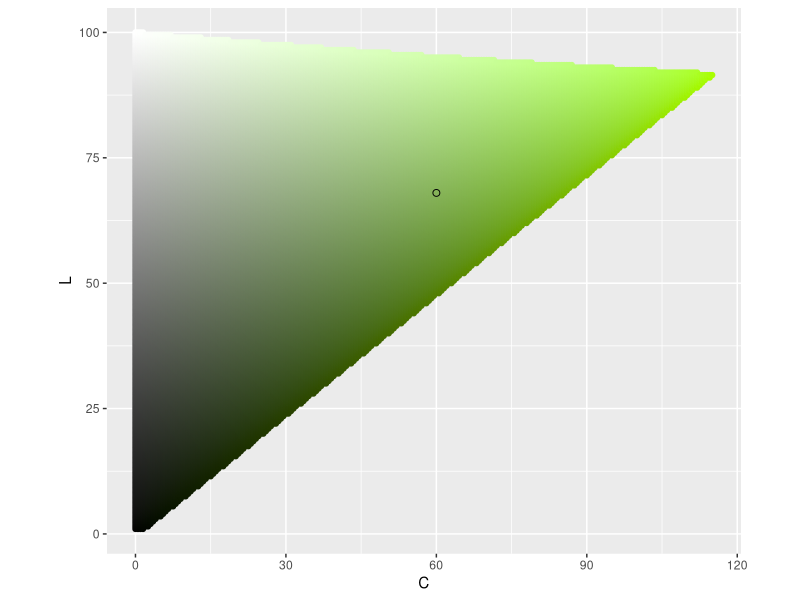
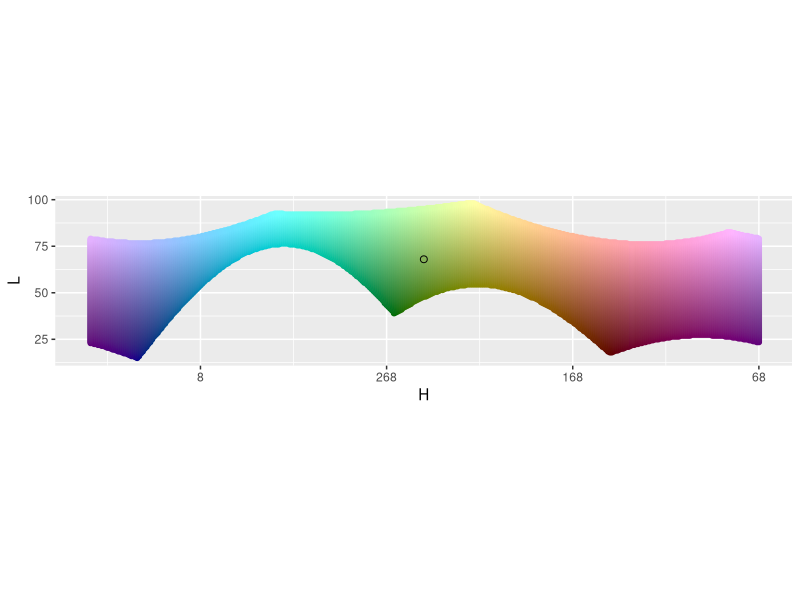
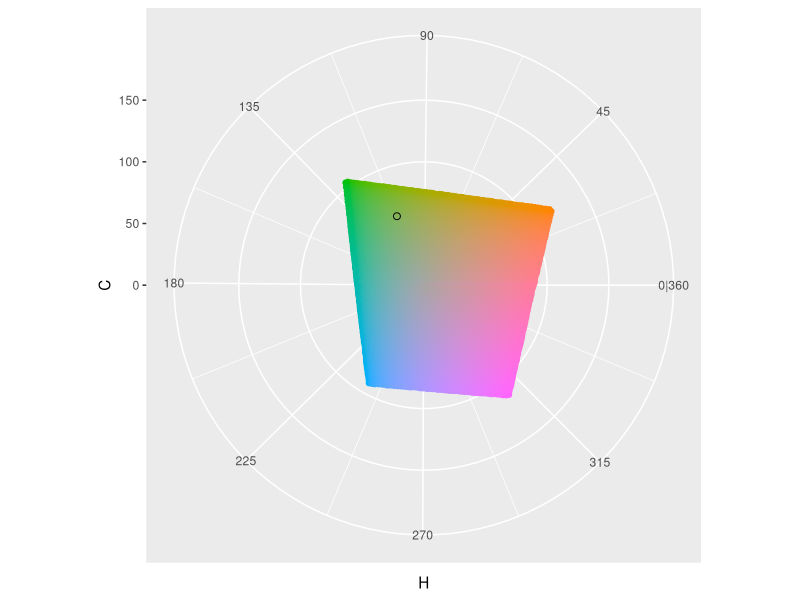
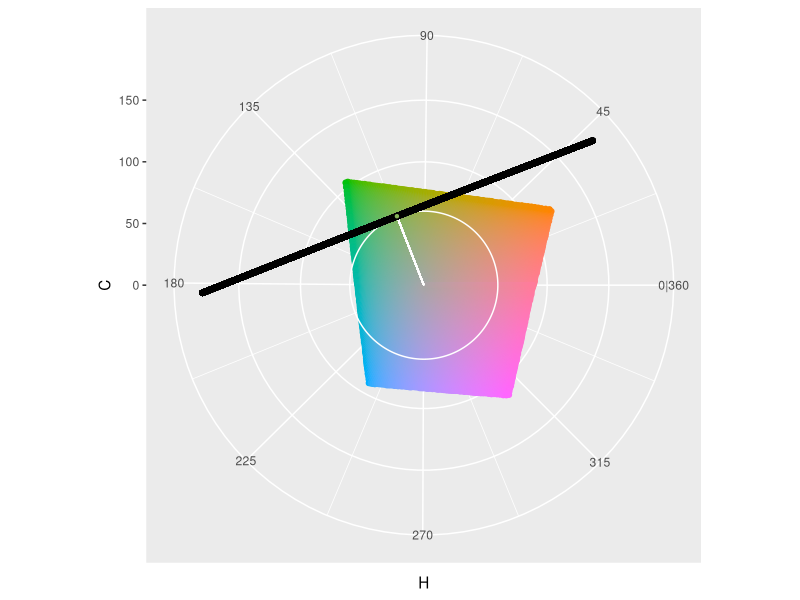
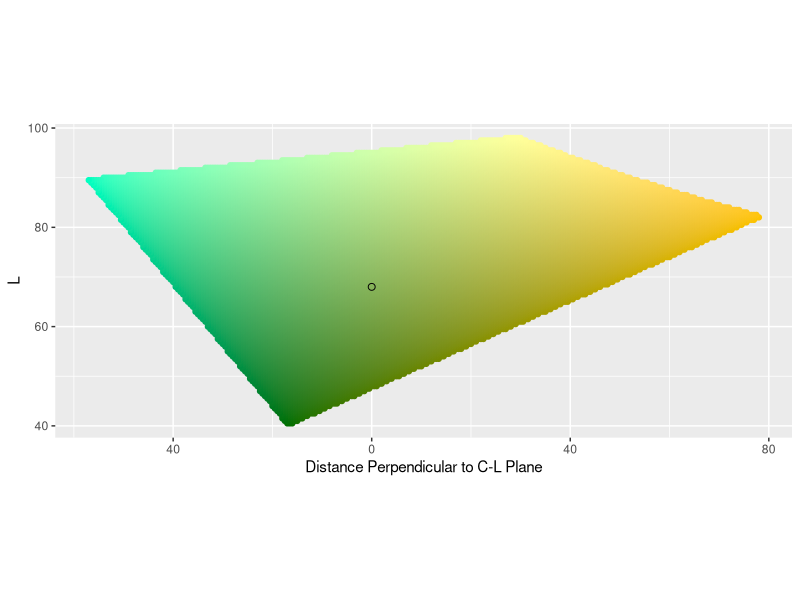
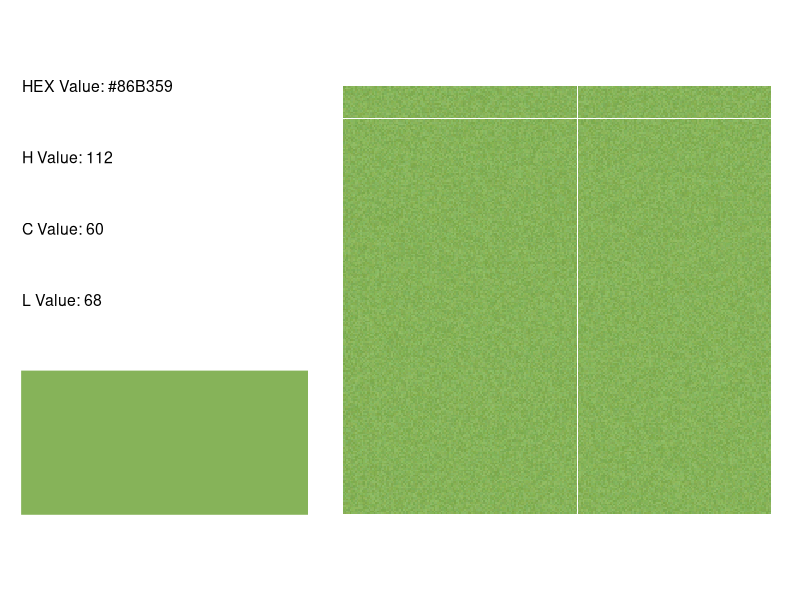
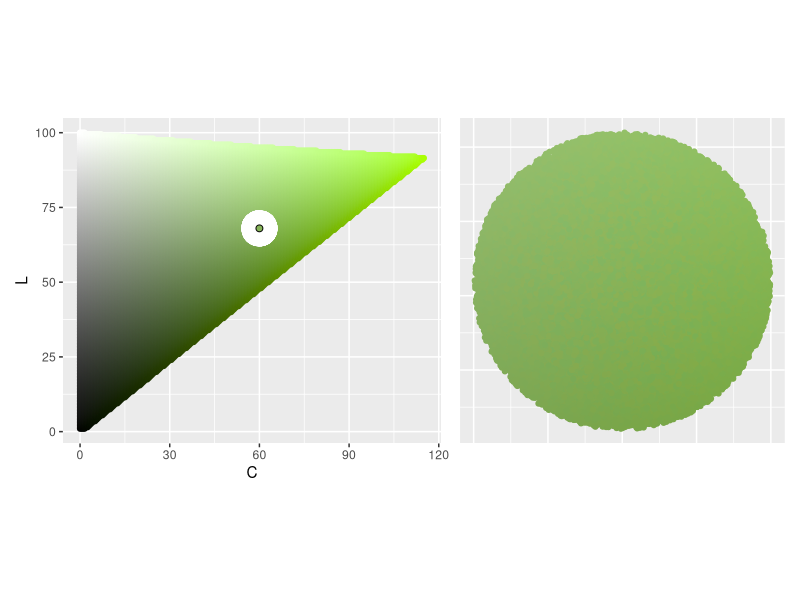
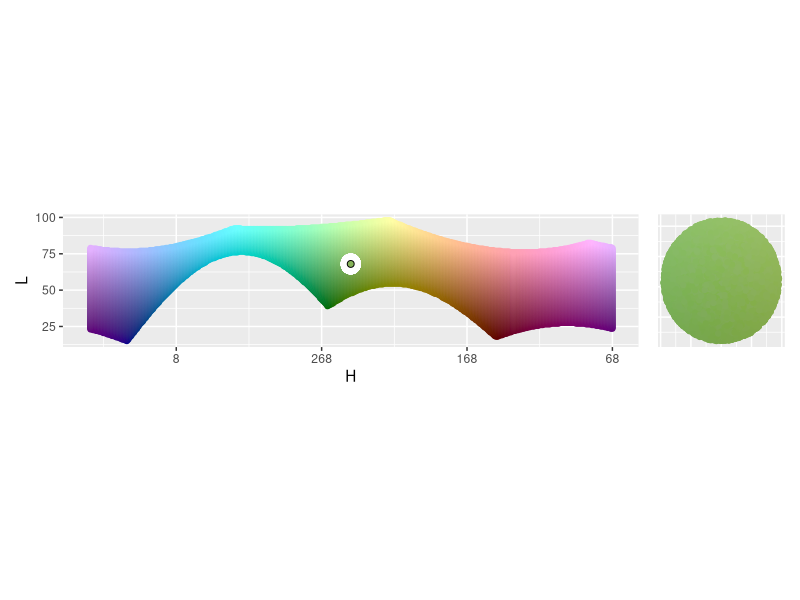

Here is the R script that generated these plots, in order:
## ---- chunk 1
##---------
# Libraries
##---------
library(tidyverse)
library(patchwork)
library(colorspace)
## ---- chunk 2
##------------
# Pick a color
##------------
H_point <- 112
C_point <- 60
L_point <- 68

color_hex <- hcl(H_point, 
                 C_point,
                 L_point,
                 fixup = FALSE)

color_points <- data.frame(x = C_point * cos(H_point * pi/180),
                           y = C_point * sin(H_point * pi/180),
                           z = L_point,
                           H = H_point,
                           C = C_point,
                           L = L_point,
                           color_value = color_hex,
                           perpendicular_from_C_L = 0,
                           parallel_along_C_L = 0,
                           row_value = 0,
                           col_value = 0)
## ---- chunk 3
##--------------------------------
# See color in H, C, L color space 
##--------------------------------
# C-L Plane ----
get_C_L_plane <- function(H_point) {
  expand_grid(H = H_point,
              C = seq(0, 180, .5),
              L = seq(1, 100, .5)) %>%
    mutate(color_value = hcl(H, C, L, fixup = FALSE)) %>%
    filter(!is.na(color_value))
}
C_L_plane <- get_C_L_plane(H_point)

graph_C_L_plane <- function(C_L_plane, color_points, color_hex) {
  ggplot() +
    geom_point(data = C_L_plane,
               aes(C, L, color = color_value, fill = color_value)) +
    geom_point(data = color_points,
               aes(C, L, color = "white", fill = "white")) +
    scale_x_continuous(labels = abs) +
    scale_color_identity() +
    scale_fill_identity() +
    geom_point(aes(x = C_point,
                   y = L_point),
               color = 'black',
               fill = color_hex,
               shape = 21,
               size = 2) +
    coord_equal()
}
graph_C_L_plane(C_L_plane, color_points, color_hex)
## ---- chunk 4
#| code-fold: true
#| code-summary: "[H-L Curve Code]"

# H-L Curve ----
get_H_L_curve <- function(C_point) {
  expand_grid(H = seq(1, 360, 1),
              C = C_point,
              L = seq(1, 100, .5)) %>%
    mutate(color_value = hcl(H, C, L, fixup = FALSE)) %>%
    filter(!is.na(color_value))
}
H_L_curve <- get_H_L_curve(C_point)

label_H_center <- function(H_point, ...) {
  function(x) {(x + (180 - H_point)) %% 360}
}

graph_H_L_curve <- function(H_L_curve, color_points, color_hex, H_point) {
  ggplot() +
    geom_point(data = H_L_curve,
               aes((H + (180 - H_point)) %% 360, L, 
                   color = color_value, fill = color_value)) +
    geom_point(data = color_points,
               aes((H + (180 - H_point)) %% 360, L, 
                   color = "white", fill = "white")) +
    scale_color_identity() +
    scale_fill_identity() +
    geom_point(aes(x = 180, # Because we rotated points to not drop over edge
                   y = L_point),
               color = 'black',
               fill = color_hex,
               shape = 21,
               size = 2) +
    scale_x_reverse('H', # Like you're standing on the inside
                    labels = label_H_center(H_point = H_point),
                    limits = c(360, 0)) +
    coord_equal()
}
graph_H_L_curve(H_L_curve, color_points, color_hex, H_point)
## ---- chunk 5
#| code-fold: true
#| code-summary: "[H-C Plane Code]"

# H-C plane ----
get_H_C_plane <- function(L_point){
  expand_grid(H = seq(1, 360, 1),
              C = seq(0, 180, .5),
              L = L_point) %>%
    mutate(color_value = hcl(H, C, L, fixup = FALSE)) %>%
    filter(!is.na(color_value))
}
H_C_plane <- get_H_C_plane(L_point)

graph_H_C_plane <- function(H_C_plane, color_points, color_hex) {
  ggplot() +
    geom_point(data = H_C_plane,
               aes(H, C, color = color_value, fill = color_value)) +
    geom_point(data = color_points,
               aes(H, C, color = "white", fill = "white")) +
    scale_color_identity() +
    scale_fill_identity() +
    scale_x_continuous(breaks = seq(45, 360, 45),
                       minor_breaks = seq(0, 315, 45) + 45/2,
                       labels = c('45', '90', '135', '180', 
                                  '225', '270', '315', '0|360')) +
    scale_y_continuous(limits = c(0, 180)) +
    geom_point(aes(x = H_point,
                   y = C_point),
               color = 'black',
               fill = color_hex,
               shape = 21,
               size = 2) +
    coord_polar(start = 270 * pi / 180,
                direction = -1)
}
graph_H_C_plane(H_C_plane, color_points, color_hex)
## ---- chunk 6
#| code-fold: true
#| code-summary: "[C Tangent Plane Setup Code]"

# C tangent plane ----
C_circle <- data.frame(H = seq(1, 360),
                       C = C_point,
                       color_value = "white")
C_tangent_plane <- expand_grid(x = C_point, # Plane perpendicular to H at C
                       perpendicular_from_C_L = 
                         seq(-sqrt(180^2 - C_point^2), sqrt(180^2 - C_point^2)),
                       L = seq(1, 100, 1)) %>%
  mutate(x_rotate = x * cos(H_point * pi/180) -  # rotate
           perpendicular_from_C_L * sin(H_point * pi/180),
         y_rotate = x * sin(H_point * pi/180) + 
           perpendicular_from_C_L * cos(H_point * pi/180)) %>%
  mutate(x = x_rotate,
         y = y_rotate) %>%
  select(-x_rotate, -y_rotate)  %>%
  mutate(H = (atan2(y, x) * 180/pi) %% 360,
         C = sqrt(x^2 + y^2)) %>%
  mutate(color_value = "white")
ggplot(data = H_C_plane,
       aes(H, C, color = color_value, fill = color_value)) +
  geom_point() +
  scale_color_identity() +
  scale_fill_identity() +
  scale_x_continuous(breaks = seq(45, 360, 45),
                     minor_breaks = seq(0, 315, 45) + 45/2,
                     labels = c('45', '90', '135', '180', 
                                '225', '270', '315', '0|360')) +
  scale_y_continuous(limits = c(0, 180)) +
  geom_path(data = C_circle) +
  geom_segment(x = H_point,
               y = 0,
               xend = H_point,
               yend = C_point,
               col = "white") +
  geom_point(data = C_tangent_plane, col = "black") +
  geom_point(x = H_point,
             y = C_point,
             color = 'black',
             fill = color_hex,
             shape = 21) +
  coord_polar(start = 270 * pi / 180,
              direction = -1)
## ---- chunk 7
#| code-fold: true
#| code-summary: "[C Tangent Plane Code]"

get_C_tangent_plane <- function(H_point, C_point) {
  expand_grid(x = C_point, # Plane perpendicular to H at C
              perpendicular_from_C_L = seq(-180, 180, .5),
              L = seq(1, 100, .5)) %>%
    mutate(x_rotate = x * cos(H_point * pi/180) -  # rotate
             perpendicular_from_C_L * sin(H_point * pi/180),
           y_rotate = x * sin(H_point * pi/180) + 
             perpendicular_from_C_L * cos(H_point * pi/180)) %>%
    mutate(x = x_rotate,
           y = y_rotate) %>%
    select(-x_rotate, -y_rotate)  %>%
    mutate(H = (atan2(y, x) * 180/pi) %% 360,
           C = sqrt(x^2 + y^2)) %>%
    mutate(color_value = hcl(H, C, L, fixup = FALSE)) %>%
    filter(!is.na(color_value))
}
C_tangent_plane <- get_C_tangent_plane(H_point, C_point)

graph_C_tangent_plane <- function(C_tangent_plane, color_points, color_hex) {
  ggplot() +
    geom_point(data = C_tangent_plane,
               aes(perpendicular_from_C_L, L, 
                   color = color_value, fill = color_value)) +
    geom_point(data = color_points,
               aes(perpendicular_from_C_L, L, 
                   color = "white", fill = "white")) +
    scale_color_identity() +
    scale_fill_identity() +
    scale_x_reverse("Distance Perpendicular to C-L Plane",
                    labels = abs) +
    geom_point(aes(x = 0,
                   y = L_point),
               color = 'black',
               fill = color_hex,
               shape = 21,
               size = 2) +
    coord_equal()
}
graph_C_tangent_plane(C_tangent_plane, color_points, color_hex)
## ---- chunk 8
##------
# Sphere
##------
radius <- 5
n_points <- 250^2

color_points <- data.frame(x = rnorm(n = n_points),
                           y = rnorm(n = n_points),
                           z = rnorm(n = n_points),
                           U = runif(n = n_points)^(1/3)) %>%
  mutate(normalize = sqrt(x^2 + y^2 + z^2)) %>%
  mutate(x = x * U / normalize,
         y = y * U / normalize,
         z = z * U / normalize) %>%
  select(-U, -normalize) %>% # have random points in a sphere here
  mutate(x = x * radius, # stretch
         y = y * radius,
         z = z * radius) %>%
  mutate(x = x + C_point * cos(H_point * pi/180), # move
         y = y + C_point * sin(H_point * pi/180),
         z = z + L_point) %>%
  mutate(H = (atan2(y, x) * 180/pi) %% 360,
         C = sqrt(x^2 + y^2),
         L = z) %>%
  mutate(color_value = hcl(H, C, L, fixup = FALSE)) %>%
  mutate(perpendicular_from_C_L = x * sin(-H_point * pi/180) + 
           y * cos(-H_point * pi/180),
         parallel_along_C_L = x * cos(-H_point * pi/180) - 
           y * sin(-H_point * pi/180)) %>%
  mutate(row_value = sample(row_number(), n()),
         col_value = ceiling(row_value / sqrt(n_points))) %>%
  mutate(row_value = (row_value %% sqrt(n_points)) + 1)
## ---- chunk 9
#| code-fold: true
#| code-summary: "[Sphere Info Code]"

graph_info <- function(H_point, C_point, L_point) {
  color_hex <- hcl(H_point, 
                   C_point,
                   L_point,
                   fixup = FALSE)
  
  ggplot() +
    geom_rect(aes(xmin = 0, xmax = 1,
                  ymin = 0, ymax = .5), col = color_hex, fill = color_hex) +
    geom_text(data = data.frame(x = 0,
                                y = seq(1.5, .75, -.25),
                                label = c(paste("HEX Value:", color_hex), 
                                          paste("H Value:", H_point),
                                          paste("C Value:", C_point),
                                          paste("L Value:", L_point))),
              aes(x, y, label = label), hjust = 0, size = 4) +
    coord_equal() +
    theme_void()
}

graph_sample <- function(color_points) {
  ggplot(data = color_points,
         aes(x = row_value,
             y = col_value,
             fill = color_value)) +
    geom_tile() +
    coord_equal() +
    scale_fill_identity() +
    theme_void()
}

p1 <- graph_info(H_point, C_point, L_point)
p2 <- graph_sample(color_points)
p1 + p2
## ---- chunk 10
#| code-fold: true
#| code-summary: "[C-L Plane Code]"

graph_C_L <- function(color_points) {
  ggplot(data = color_points, aes(C, L, col = color_value, fill = color_value)) +
    geom_point() +
    scale_color_identity() +
    scale_fill_identity() +
    coord_equal() +
    theme(axis.line=element_blank(), axis.text.x=element_blank(),
          axis.text.y=element_blank(), axis.ticks=element_blank(),
          axis.title.x=element_blank(), axis.title.y=element_blank())
}

p1 <- graph_C_L_plane(C_L_plane, color_points, color_hex)
p2 <- graph_C_L(color_points)
p1 + p2
## ---- chunk 11
#| code-fold: true
#| code-summary: "[H-L Curve Code]"

graph_H_L <- function(color_points, H_point) {
  ggplot(data = color_points, aes((H + (180 - H_point)) %% 360, L, 
                                  col = color_value, fill = color_value)) +
    geom_point() +
    scale_color_identity() +
    scale_fill_identity() +
    scale_x_reverse() +
    coord_equal() +
    theme(axis.line=element_blank(), axis.text.x=element_blank(),
          axis.text.y=element_blank(), axis.ticks=element_blank(),
          axis.title.x=element_blank(), axis.title.y=element_blank())
}

p1 <- graph_H_L_curve(H_L_curve, color_points, color_hex, H_point)
p2 <- graph_H_L(color_points, H_point)
p1 + p2
## ---- chunk 12
#| code-fold: true
#| code-summary: "[C Tangent Plane Code]"

graph_perpendicular_from_C_L <- function(color_points) {
  ggplot(data = color_points, aes(perpendicular_from_C_L, L, 
                                  color = color_value, fill = color_value)) +
    geom_point() +
    scale_color_identity() +
    scale_fill_identity()  +
    scale_x_reverse() +
    coord_equal() +
    theme(axis.line=element_blank(), axis.text.x=element_blank(),
          axis.text.y=element_blank(), axis.ticks=element_blank(),
          axis.title.x=element_blank(), axis.title.y=element_blank())
}

p1 <- graph_C_tangent_plane(C_tangent_plane, color_points, color_hex)
p2 <- graph_perpendicular_from_C_L(color_points)
p1 + p2
## ---- chunk 13
#| code-fold: true
#| code-summary: "[H-C Plane Code]"

graph_x_y <- function(color_points, H_point) {
  ggplot(data = color_points, aes(x, y, 
                                  col = color_value, fill = color_value)) +
    geom_abline(slope = c(tan(-67.5 * pi/180), 
                          tan(-45 * pi/180), 
                          tan(-22.5 * pi/180),
                          0, 
                          100000,
                          tan(22.5 * pi/180), 
                          tan(45 * pi/180), 
                          tan(67.5 * pi/180)), 
                intercept = 0,
                color = "white") +
    geom_abline(slope = tan(H_point * pi/180), 
                intercept = 0,
                color = "black") +
    geom_point() +
    scale_color_identity() +
    scale_fill_identity() +
    coord_equal() +
    theme(axis.line=element_blank(), axis.text.x=element_blank(),
          axis.text.y=element_blank(), axis.ticks=element_blank(),
          axis.title.x=element_blank(), axis.title.y=element_blank(),
          panel.grid.major=element_blank(), panel.grid.minor=element_blank())
}

p1 <- graph_H_C_plane(H_C_plane, color_points, color_hex)
p2 <- graph_x_y(color_points, H_point)
p1 + p2
## ---- chunk 14
##-------
# Ellipse
##-------
H_radius <- 2.5
C_radius <- 5
L_radius <- 10

color_points <- data.frame(x = rnorm(n = n_points),
                           y = rnorm(n = n_points),
                           z = rnorm(n = n_points),
                           U = runif(n = n_points)^(1/3)) %>%
  mutate(normalize = sqrt(x^2 + y^2 + z^2)) %>%
  mutate(x = x * U / normalize,
         y = y * U / normalize,
         z = z * U / normalize) %>%
  select(-U, -normalize) %>% # have random points in a sphere here
  mutate(x = x * C_radius, # stretch
         y = y * H_radius,
         z = z * L_radius) %>%
  mutate(x_turn = x * cos(H_point * pi/180) - 
           y * sin(H_point * pi/180), # rotate
         y_turn = x * sin(H_point * pi/180) + 
           y * cos(H_point * pi/180)) %>%
  mutate(x = x_turn,
         y = y_turn) %>%
  select(-x_turn, -y_turn) %>%
  mutate(x = x + C_point * cos(H_point * pi/180), # move
         y = y + C_point * sin(H_point * pi/180),
         z = z + L_point) %>%
  mutate(H = (atan2(y, x) * 180/pi) %% 360,
         C = sqrt(x^2 + y^2),
         L = z) %>%
  filter(L >= 0 & L <= 100 & C >= 0) %>%
  mutate(color_value = hcl(H, C, L, fixup = FALSE)) %>%
  mutate(perpendicular_from_C_L = x * sin(-H_point * pi/180) + 
           y * cos(-H_point * pi/180),
         parallel_along_C_L = x * cos(-H_point * pi/180) - 
           y * sin(-H_point * pi/180)) %>%
  mutate(row_value = sample(row_number(), n()),
         col_value = ceiling(row_value / sqrt(n_points))) %>%
  mutate(row_value = (row_value %% sqrt(n_points)) + 1)
## ---- chunk 15
#| code-fold: true
#| code-summary: "[Ellipse Info Code]"

p1 <- graph_info(H_point, C_point, L_point)
p2 <- graph_sample(color_points)
p1 + p2
## ---- chunk 16
#| code-fold: true
#| code-summary: "[C-L Plane Code]"

p1 <- graph_C_L_plane(C_L_plane, color_points, color_hex)
p2 <- graph_C_L(color_points)
p1 + p2
## ---- chunk 17
#| code-fold: true
#| code-summary: "[H-L Curve Code]"

p1 <- graph_H_L_curve(H_L_curve, color_points, color_hex, H_point)
p2 <- graph_H_L(color_points, H_point)
p1 + p2
## ---- chunk 18
#| code-fold: true
#| code-summary: "[C Tangent Plane Code]"

p1 <- graph_C_tangent_plane(C_tangent_plane, color_points, color_hex)
p2 <- graph_perpendicular_from_C_L(color_points)
p1 + p2
## ---- chunk 19
#| code-fold: true
#| code-summary: "[H-C Plane Code]"

p1 <- graph_H_C_plane(H_C_plane, color_points, color_hex)
p2 <- graph_x_y(color_points, H_point)
p1 + p2
## ---- chunk 20
##--------------
# Tilted Ellipse
##--------------
theta_radius <- 10
other_C_L_radius <- 3
perpendicular_C_L_radius <- 5

# Try rotating to point major axis to max chroma value
max_chromas <- max_chroma(h = H_point, l = seq(1, 100, .5))
tilt_theta <- atan2(seq(1, 100, .5)[max(max_chromas) == max_chromas] - L_point,
                     max(max_chromas) - C_point)

color_points <- data.frame(x = rnorm(n = n_points),
           y = rnorm(n = n_points),
           z = rnorm(n = n_points),
           U = runif(n = n_points)^(1/3)) %>%
  mutate(normalize = sqrt(x^2 + y^2 + z^2)) %>%
  mutate(x = x * U / normalize,
         y = y * U / normalize,
         z = z * U / normalize) %>%
  select(-U, -normalize) %>% # have random points in a sphere here
  mutate(x = x * theta_radius, # stretch
         y = y * other_C_L_radius,
         z = z * perpendicular_C_L_radius) %>%
  mutate(z_tilt = z * cos(tilt_theta) + x * sin(tilt_theta), # tilt
         x_tilt = z * -sin(tilt_theta) + x * cos(tilt_theta)) %>%
  mutate(x = x_tilt,
         z = z_tilt) %>%
  select(-x_tilt, -z_tilt) %>%
  mutate(x_turn = x * cos(H_point * pi/180) - 
           y * sin(H_point * pi/180), # rotate
         y_turn = x * sin(H_point * pi/180) + 
           y * cos(H_point * pi/180)) %>%
  mutate(x = x_turn,
         y = y_turn) %>%
  select(-x_turn, -y_turn) %>%
  mutate(x = x + C_point * cos(H_point * pi/180), # move
         y = y + C_point * sin(H_point * pi/180),
         z = z + L_point) %>%
  mutate(H = (atan2(y, x) * 180/pi) %% 360,
         C = sqrt(x^2 + y^2),
         L = z) %>%
  filter(L >= 0 & L <= 100 & C >= 0) %>%
  mutate(color_value = hcl(H, C, L, fixup = FALSE)) %>%
  mutate(perpendicular_from_C_L = x * sin(-H_point * pi/180) + 
           y * cos(-H_point * pi/180),
         parallel_along_C_L = x * cos(-H_point * pi/180) - 
           y * sin(-H_point * pi/180)) %>%
  mutate(row_value = sample(row_number(), n()),
         col_value = ceiling(row_value / sqrt(n_points))) %>%
  mutate(row_value = (row_value %% sqrt(n_points)) + 1)
## ---- chunk 21
#| code-fold: true
#| code-summary: "[Tilted Ellipse Info Code]"

p1 <- graph_info(H_point, C_point, L_point)
p2 <- graph_sample(color_points)
p1 + p2
## ---- chunk 22
#| code-fold: true
#| code-summary: "[C-L Plane Code]"

p1 <- graph_C_L_plane(C_L_plane, color_points, color_hex)
p2 <- graph_C_L(color_points)
p1 + p2
## ---- chunk 23
#| code-fold: true
#| code-summary: "[H-L Curve Code]"

p1 <- graph_H_L_curve(H_L_curve, color_points, color_hex, H_point)
p2 <- graph_H_L(color_points, H_point)
p1 + p2
## ---- chunk 24
#| code-fold: true
#| code-summary: "[C Tangent Plane Code]"

p1 <- graph_C_tangent_plane(C_tangent_plane, color_points, color_hex)
p2 <- graph_perpendicular_from_C_L(color_points)
p1 + p2
## ---- chunk 25
#| code-fold: true
#| code-summary: "[H-C Plane Code]"

p1 <- graph_H_C_plane(H_C_plane, color_points, color_hex)
p2 <- graph_x_y(color_points, H_point)
p1 + p2
## ---- chunk 26
##--------
# Clean up
##--------
# sampling, hitting edges
# within h bounds, this also catches C on the other side
# symmetric on H

H_bound <- 3 # up to 90
get_color_points <- function(n_points, oversample,
                             H_point, C_point, L_point,
                             theta_radius, other_C_L_radius, 
                             perpendicular_C_L_radius,
                             tilt_theta, H_bound) {
  data.frame(x = rnorm(n = n_points * oversample), # over sample in case some points fail
             y = rnorm(n = n_points * oversample),
             z = rnorm(n = n_points * oversample),
             U = runif(n = n_points * oversample)^(1/3)) %>%
    mutate(normalize = sqrt(x^2 + y^2 + z^2)) %>%
    mutate(x = x * U / normalize,
           y = y * U / normalize,
           z = z * U / normalize) %>%
    select(-U, -normalize) %>% # have random points in a sphere here
    mutate(x = x * theta_radius, # stretch
           y = y * other_C_L_radius,
           z = z * perpendicular_C_L_radius) %>%
    mutate(z_tilt = z * cos(tilt_theta) + x * sin(tilt_theta), # tilt
           x_tilt = z * -sin(tilt_theta) + x * cos(tilt_theta)) %>%
    mutate(x = x_tilt,
           z = z_tilt) %>%
    select(-x_tilt, -z_tilt) %>%
    mutate(x_turn = x * cos(H_point * pi/180) - y * sin(H_point * pi/180), # rotate
           y_turn = x * sin(H_point * pi/180) + y * cos(H_point * pi/180)) %>%
    mutate(x = x_turn,
           y = y_turn) %>%
    select(-x_turn, -y_turn) %>%
    mutate(x = x + C_point * cos(H_point * pi/180), # move
           y = y + C_point * sin(H_point * pi/180),
           z = z + L_point) %>%
    mutate(H = (atan2(y, x) * 180/pi) %% 360,
           C = sqrt(x^2 + y^2),
           L = z) %>%
    filter(L >= 0 & L <= 100 & C >= 0) %>%
    mutate(color_value = hcl(H, C, L, fixup = FALSE)) %>%
    filter(!is.na(color_value)) %>% # check if exists
    mutate(H_diff = (180 - abs(abs(H - H_point) - 180)) * 
             sign(180 - abs(H - H_point)) * sign(H - H_point)) %>% # H diff, check if crosses 360
    filter(abs(H_diff) <= H_bound) %>% # check in H bound
    filter(!is.na(hcl(H_point - H_diff, C, L, fixup = FALSE))) %>% # symmetric
    select(!H_diff) %>%
    sample_n(n_points) %>% # sample down to desired amount
    mutate(perpendicular_from_C_L = x * sin(-H_point * pi/180) + 
             y * cos(-H_point * pi/180),
           parallel_along_C_L = x * cos(-H_point * pi/180) - 
             y * sin(-H_point * pi/180)) %>%
    mutate(row_value = sample(row_number(), n()),
           col_value = ceiling(row_value / sqrt(n_points))) %>%
    mutate(row_value = (row_value %% sqrt(n_points)) + 1)
}

color_points <- get_color_points(250^2, 10,
                                 H_point, C_point, L_point,
                                 theta_radius, other_C_L_radius, 
                                 perpendicular_C_L_radius,
                                 tilt_theta, H_bound)

## ---- chunk 27
##-------
# Compare
##-------
H_bound <- 90
color_points_sphere <- get_color_points(250^2, 10,
                                        H_point, C_point, L_point,
                                        theta_radius = radius, 
                                        other_C_L_radius = radius, 
                                        perpendicular_C_L_radius = radius,
                                        tilt_theta = 0, H_bound)
color_points_ellipse <- get_color_points(250^2, 10,
                                         H_point, C_point, L_point,
                                         theta_radius = C_radius, 
                                         other_C_L_radius = H_radius, 
                                         perpendicular_C_L_radius = L_radius,
                                         tilt_theta = 0, H_bound)
color_points_tilted_ellipse <- get_color_points(250^2, 10,
                                                H_point, C_point, L_point,
                                                theta_radius, 
                                                other_C_L_radius, 
                                                perpendicular_C_L_radius,
                                                tilt_theta, H_bound)

p1 <- graph_sample(color_points_sphere)
p2 <- graph_sample(color_points_ellipse)
p3 <- graph_sample(color_points_tilted_ellipse)
p1 + p2 + p3
## ---- chunk 28
#--------------------
# Try some other ones
#--------------------

# Outside Edge ----
H_point <- 63
C_point <- 93
L_point <- 81

color_hex <- hcl(H_point, 
                 C_point,
                 L_point,
                 fixup = FALSE)

C_L_plane <- get_C_L_plane(H_point)
H_L_curve <- get_H_L_curve(C_point)
C_tangent_plane <- get_C_tangent_plane(H_point, C_point)
H_C_plane <- get_H_C_plane(L_point)

theta_radius <- 40
other_C_L_radius <- 3
perpendicular_C_L_radius <- 5

tilt_theta <- 0
H_bound <- 90

color_points <- get_color_points(250^2, 10,
                                 H_point, C_point, L_point,
                                 theta_radius, other_C_L_radius, 
                                 perpendicular_C_L_radius,
                                 tilt_theta, H_bound)
## ---- chunk 29
#| code-fold: true
#| code-summary: "[Outside Edge Info Code]"

p1 <- graph_info(H_point, C_point, L_point)
p2 <- graph_sample(color_points)
p1 + p2
## ---- chunk 30
#| code-fold: true
#| code-summary: "[C-L Plane Code]"

p1 <- graph_C_L_plane(C_L_plane, color_points, color_hex)
p2 <- graph_C_L(color_points)
p1 + p2
## ---- chunk 31
#| code-fold: true
#| code-summary: "[H-L Curve Code]"

p1 <- graph_H_L_curve(H_L_curve, color_points, color_hex, H_point)
p2 <- graph_H_L(color_points, H_point)
p1 + p2
## ---- chunk 32
#| code-fold: true
#| code-summary: "[C Tangent Plane Code]"

p1 <- graph_C_tangent_plane(C_tangent_plane, color_points, color_hex)
p2 <- graph_perpendicular_from_C_L(color_points)
p1 + p2
## ---- chunk 33
#| code-fold: true
#| code-summary: "[H-C Plane Code]"

p1 <- graph_H_C_plane(H_C_plane, color_points, color_hex)
p2 <- graph_x_y(color_points, H_point)
p1 + p2
## ---- chunk 34
# Inside Edge ----
H_point <- 319
C_point <- 10
L_point <- 50

color_hex <- hcl(H_point, 
                 C_point,
                 L_point,
                 fixup = FALSE)

C_L_plane <- get_C_L_plane(H_point)
H_L_curve <- get_H_L_curve(C_point)
C_tangent_plane <- get_C_tangent_plane(H_point, C_point)
H_C_plane <- get_H_C_plane(L_point)

theta_radius <- 40
other_C_L_radius <- 5
perpendicular_C_L_radius <- 20

tilt_theta <- 90 * pi/180
H_bound <- 45

color_points <- get_color_points(250^2, 10,
                                 H_point, C_point, L_point,
                                 theta_radius, other_C_L_radius, 
                                 perpendicular_C_L_radius,
                                 tilt_theta, H_bound)
## ---- chunk 35
#| code-fold: true
#| code-summary: "[Inside Edge Info Code]"

p1 <- graph_info(H_point, C_point, L_point)
p2 <- graph_sample(color_points)
p1 + p2
## ---- chunk 36
#| code-fold: true
#| code-summary: "[C-L Plane Code]"

p1 <- graph_C_L_plane(C_L_plane, color_points, color_hex)
p2 <- graph_C_L(color_points)
p1 + p2
## ---- chunk 37
#| code-fold: true
#| code-summary: "[H-L Curve Code]"

p1 <- graph_H_L_curve(H_L_curve, color_points, color_hex, H_point)
p2 <- graph_H_L(color_points, H_point)
p1 + p2
## ---- chunk 38
#| code-fold: true
#| code-summary: "[C Tangent Plane Code]"

p1 <- graph_C_tangent_plane(C_tangent_plane, color_points, color_hex)
p2 <- graph_perpendicular_from_C_L(color_points)
p1 + p2
## ---- chunk 39
#| code-fold: true
#| code-summary: "[H-C Plane Code]"

p1 <- graph_H_C_plane(H_C_plane, color_points, color_hex)
p2 <- graph_x_y(color_points, H_point)
p1 + p2
